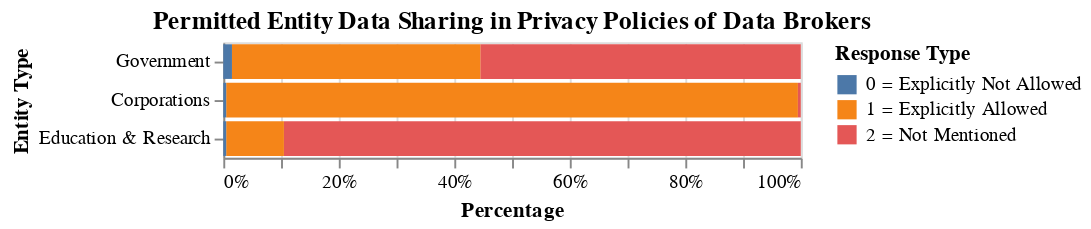

This figure's notebook cell:
### Code cell
# Visualization 2: Entity Sharing Practices
print("Creating entity sharing practices visualization...")

entities_cols = ['gov', 'corporations', 'education_research']
available_cols = [col for col in entities_cols if col in entities.columns]
chart = create_policy_analysis_chart(
    data=entities,
    category_columns=available_cols,
    title='Permitted Entity Data Sharing in Privacy Policies of Data Brokers',
    xlabel='Entity Type',
    legend_labels=['0 = Explicitly Not Allowed', '1 = Explicitly Allowed', '2 = Not Mentioned']
)
chart

### Figure 1 — Vega-Lite specification as saved in the notebook (floating-point values rounded to 4 significant figures; data arrays with more than 128 entries replaced by an {"elided": "..."} marker saying what was removed)
{"config": {"view": {"continuousWidth": 300, "continuousHeight": 300}}, "data": {"name": "data-e2957fbcf3372d8df5d37da3f4427cf7"}, "mark": {"type": "bar"}, "encoding": {"color": {"field": "response_label", "sort": ["0 = Explicitly Not Allowed", "1 = Explicitly Allowed", "2 = Not Mentioned"], "title": "Response Type", "type": "nominal"}, "tooltip": [{"field": "display_category", "title": "Category", "type": "nominal"}, {"field": "response_label", "type": "nominal"}, {"aggregate": "count", "title": "Count", "type": "quantitative"}], "x": {"aggregate": "count", "axis": {"format": "%", "title": "Percentage"}, "stack": "normalize", "type": "quantitative"}, "y": {"axis": {"labelAngle": 0}, "field": "display_category", "sort": ["gov", "corporations", "education_research"], "title": "Entity Type", "type": "nominal"}}, "title": "Permitted Entity Data Sharing in Privacy Policies of Data Brokers", "$schema": "https://vega.github.io/schema/vega-lite/v5.20.1.json", "datasets": {"data-e2957fbcf3372d8df5d37da3f4427cf7": {"elided": "600 records"}}}
